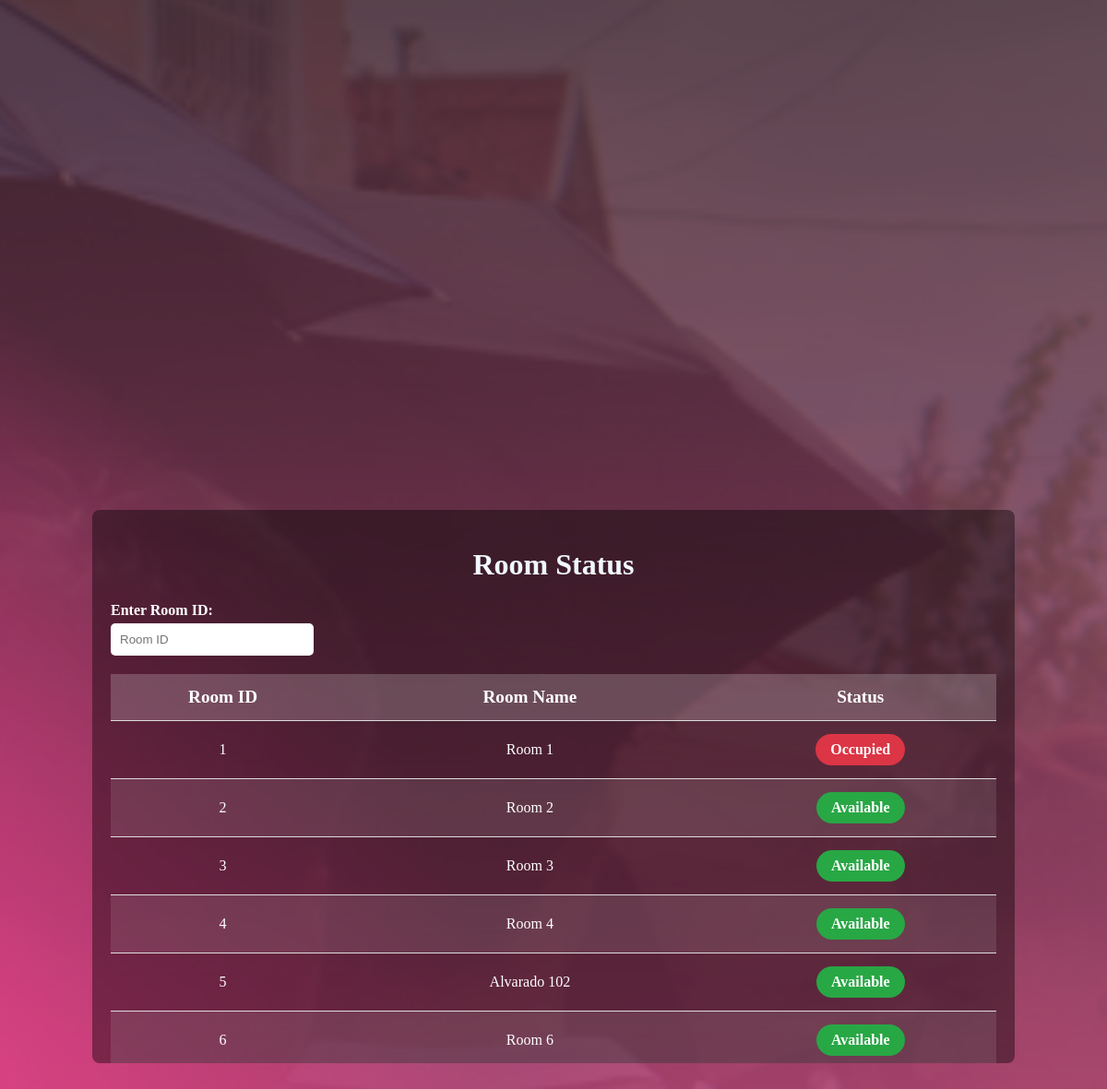
The app's page /roomStatus.php (signed in) with its own data.
### tables this page shows
CREATE TABLE `rooms` (
  `id` int(11) NOT NULL,
  `name` varchar(50) DEFAULT NULL,
  `status` enum('available','occupied') DEFAULT 'available',
  `instructor` varchar(100) DEFAULT NULL,
  `duration` varchar(50) DEFAULT NULL
);

### roomStatus.php (the view, shortened to what this page needs)
<?php
include 'connect.php';
$role = $_SESSION['role'];
$roomsSql = "SELECT * FROM rooms";
$roomsResult = $conn->query($roomsSql);
?>
<!DOCTYPE html>
<html lang="en">
<head>
    <link rel="stylesheet" href="CSS/rooms.css">
</head>
<body data-role="<?php echo $role; ?>">
    <div class="box">
        <h1 class="head">Room Status</h1>
        <div class="input-container">
            <label for="roomIdInput">Enter Room ID:</label><br>
            <input type="number" id="roomIdInput" placeholder="Room ID">
        </div>
        <table>
            <thead>
                <tr>
                    <th>Room ID</th>
                    <th>Room Name</th>
                    <th>Status</th>
                </tr>
            </thead>
            <tbody id="room-table-body">
                <?php while ($row = $roomsResult->fetch_assoc()) { ?>
                <tr>
                    <td><?php echo $row['id']; ?></td>
                    <td><?php echo htmlspecialchars($row['name']); ?></td>
                    <td>
                        <span class="status-pill <?php echo $row['status'] === 'occupied' ? 'occupied' : 'available'; ?>">
                            <?php echo $row['status'] === 'occupied' ? 'Occupied' : 'Available'; ?>
                        </span>
                    </td>
                </tr>
                <?php } ?>
            </tbody>
        </table>
    </div>
</body>
</html>

### CSS/rooms.css (style rules this page uses)
body { background-image: url(background/background_home.png); background-size: cover; display: flex; justify-content: center; align-items: center; height: 100vh; margin: 0; color: aliceblue; }
.head { text-align: center; }
.box { height: 600px; width: 1000px; background-color: rgba(0, 0, 0, 0.4); padding: 20px; box-sizing: border-box; overflow-y: auto; border-radius: 8px; scrollbar-color: #333; }

### roomStatus.php (style rules this page uses)
table { width: 100%; border-collapse: collapse; color: #fff; margin-top: 20px; }
th, td { padding: 14px; text-align: center; border-bottom: 1px solid #ddd; }
th { background-color: rgba(255, 255, 255, 0.2); font-size: 1.2rem; }
tr:nth-child(even) { background-color: rgba(255, 255, 255, 0.1); }
.status-pill { padding: 8px 16px; border-radius: 20px; font-weight: bold; color: white; display: inline-block; }
.available { background-color: #28a745; }
.occupied { background-color: #dc3545; }
.input-container { margin-bottom: 20px; }
.input-container label { color: white; font-weight: bold; }
.input-container input { padding: 10px; width: 200px; border-radius: 5px; border: none; margin-top: 5px; }

### records on screen
rooms: id "1", name "Room 1", status "Occupied"
rooms: id "2", name "Room 2", status "Available"
rooms: id "3", name "Room 3", status "Available"
rooms: id "4", name "Room 4", status "Available"
rooms: id "5", name "Alvarado 102", status "Available"
rooms: id "6", name "Room 6", status "Available"
